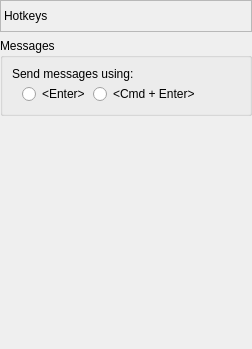
       <widget class="QWidget" name="pageHotkeys">
        <layout class="QVBoxLayout" name="verticalLayout_34">
         <property name="leftMargin">
          <number>0</number>
         </property>
         <property name="topMargin">
          <number>0</number>
         </property>
         <property name="rightMargin">
          <number>0</number>
         </property>
         <property name="bottomMargin">
          <number>0</number>
         </property>
         <item>
          <widget class="QLabel" name="lblHotkeysPage">
           <property name="minimumSize">
            <size>
             <width>0</width>
             <height>32</height>
            </size>
           </property>
           <property name="maximumSize">
            <size>
             <width>16777215</width>
             <height>32</height>
            </size>
           </property>
           <property name="frameShape">
            <enum>QFrame::StyledPanel</enum>
           </property>
           <property name="frameShadow">
            <enum>QFrame::Sunken</enum>
           </property>
           <property name="text">
            <string>Hotkeys</string>
           </property>
          </widget>
         </item>
         <item>
          <widget class="QGroupBox" name="grpMsgHotkeys">
           <property name="title">
            <string>Messages</string>
           </property>
           <layout class="QVBoxLayout" name="verticalLayout_33">
            <item>
             <layout class="QVBoxLayout" name="verticalLayout_32">
              <property name="spacing">
               <number>3</number>
              </property>
              <item>
               <widget class="QLabel" name="lblSendModDesc">
                <property name="text">
                 <string>Send messages using:</string>
                </property>
               </widget>
              </item>
              <item>
               <layout class="QHBoxLayout" name="horizontalLayout_26">
                <item>
                 <spacer name="horizontalSpacer_24">
                  <property name="orientation">
                   <enum>Qt::Horizontal</enum>
                  </property>
                  <property name="sizeType">
                   <enum>QSizePolicy::Fixed</enum>
                  </property>
                  <property name="sizeHint" stdset="0">
                   <size>
                    <width>10</width>
                    <height>20</height>
                   </size>
                  </property>
                 </spacer>
                </item>
                <item>
                 <widget class="QRadioButton" name="rdbEnter">
                  <property name="text">
                   <string>&lt;Enter&gt;</string>
                  </property>
                 </widget>
                </item>
                <item>
                 <widget class="QRadioButton" name="rdbCmdEnter">
                  <property name="text">
                   <string>&lt;Cmd + Enter&gt;</string>
                  </property>
                 </widget>
                </item>
                <item>
                 <spacer name="horizontalSpacer_25">
                  <property name="orientation">
                   <enum>Qt::Horizontal</enum>
                  </property>
                  <property name="sizeHint" stdset="0">
                   <size>
                    <width>40</width>
                    <height>20</height>
                   </size>
                  </property>
                 </spacer>
                </item>
               </layout>
              </item>
             </layout>
            </item>
           </layout>
          </widget>
         </item>
         <item>
          <spacer name="verticalSpacer_10">
           <property name="orientation">
            <enum>Qt::Vertical</enum>
           </property>
           <property name="sizeHint" stdset="0">
            <size>
             <width>20</width>
             <height>233</height>
            </size>
           </property>
          </spacer>
         </item>
        </layout>
       </widget>
